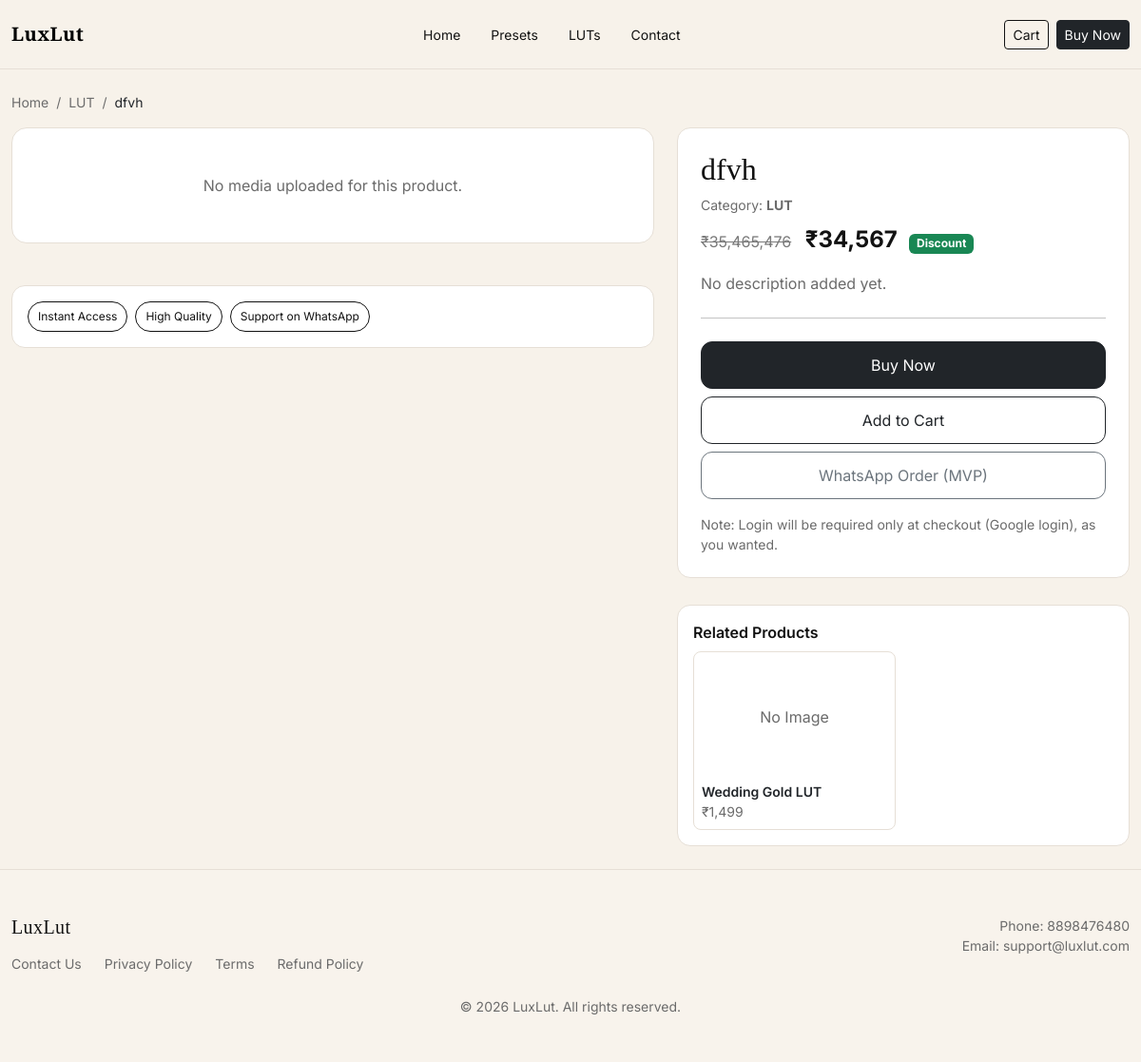
/frontend/product.php?id=4, run on an earlier commit of the app's database.
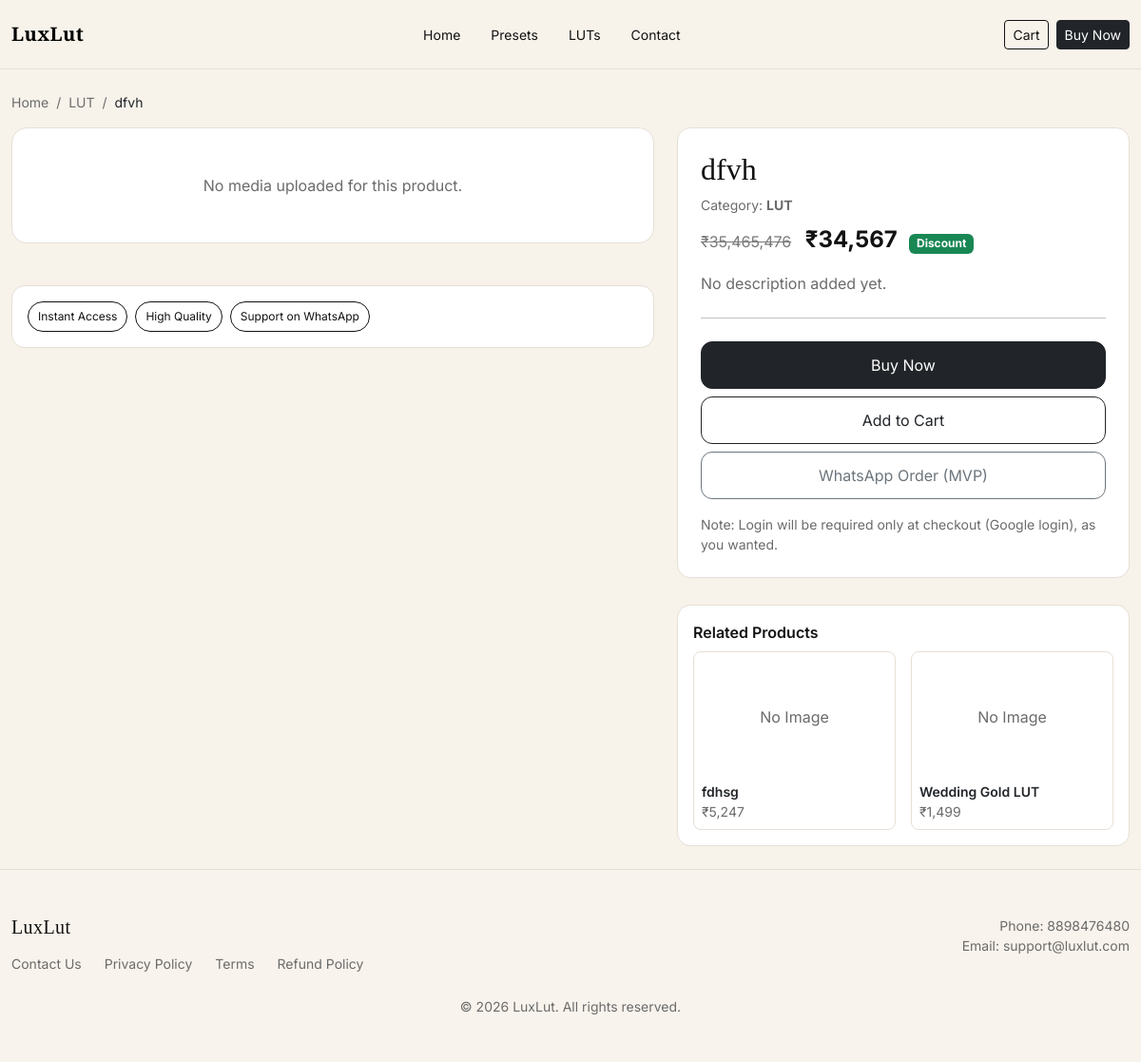
And on a later commit of the database.
### tables this page shows
CREATE TABLE `products` (
  `id` int(11) NOT NULL,
  `category_id` int(11) DEFAULT NULL,
  `title` varchar(150) DEFAULT NULL,
  `description` text DEFAULT NULL,
  `image` varchar(255) DEFAULT NULL,
  `status` enum('active','inactive') DEFAULT 'active',
  `created_at` timestamp NOT NULL DEFAULT current_timestamp()
);

### frontend/product.php (the view, shortened to what the changed rows need)
<?php
require_once __DIR__ . '/includes/header.php';
$id = (int)($_GET['id'] ?? 0);
$stmt = mysqli_prepare($conn, "SELECT * FROM products WHERE id=? AND status='active' LIMIT 1");
mysqli_stmt_bind_param($stmt, "i", $id);
mysqli_stmt_execute($stmt);
$res = mysqli_stmt_get_result($stmt);
$product = mysqli_fetch_assoc($res);
    ?>
    <?php
$IMG_BASE = BASE_URL . "assets/uploads/products/images/";
?>
<div class="row g-4">
  <div class="col-lg-5">
    <div class="lux-box p-4">
      <h2 class="lux-title mb-2"><?= htmlspecialchars($product['title']) ?></h2>
    </div>
    <div class="lux-section lux-box p-3">
      <div class="row g-3">
        <?php
          $related = mysqli_query($conn, "
            SELECT p.id, p.title,
              (SELECT pm.file_name FROM product_media pm WHERE pm.product_id=p.id AND pm.media_type='image' ORDER BY pm.id DESC LIMIT 1) AS img,
              (SELECT price FROM product_prices WHERE product_id=p.id ORDER BY id DESC LIMIT 1) AS price,
              (SELECT discount_price FROM product_prices WHERE product_id=p.id ORDER BY id DESC LIMIT 1) AS discount
            FROM products p
            WHERE p.status='active'
              AND p.category_id=" . (int)$product['category_id'] . "
              AND p.id <> $id
            ORDER BY p.id DESC
            LIMIT 4
          ");
          while($r = mysqli_fetch_assoc($related)):
            $rFinal = ((float)($r['discount'] ?? 0) > 0) ? (float)$r['discount'] : (float)($r['price'] ?? 0);
        ?>
          <div class="col-6">
            <a class="text-decoration-none text-dark" href="<?= BASE_URL ?>frontend/product.php?id=<?= (int)$r['id'] ?>">
              <div class="border rounded-3 p-2 h-100" style="border-color:#e6dfd6!important;">
                <?php if (!empty($r['img'])): ?>
                  <img src="<?= $IMG_BASE . htmlspecialchars($r['img']) ?>" style="width:100%; height:120px; object-fit:cover; border-radius:10px; border:1px solid #e6dfd6;">
                <?php else: ?>
                  <div class="text-center lux-soft" style="height:120px; display:flex; align-items:center; justify-content:center;">No Image</div>
                <?php endif; ?>
                <div class="mt-2 small fw-semibold text-truncate"><?= htmlspecialchars($r['title']) ?></div>
                <div class="small lux-soft">₹<?= number_format($rFinal) ?></div>
              </div>
            </a>
          </div>
        <?php endwhile; ?>
      </div>
    </div>
  </div>
</div>
<?php require_once __DIR__ . '/includes/footer.php'; ?>

What changed in the data, as far as the page shows it:
added products: title "fdhsg", rFinal "5,247"
